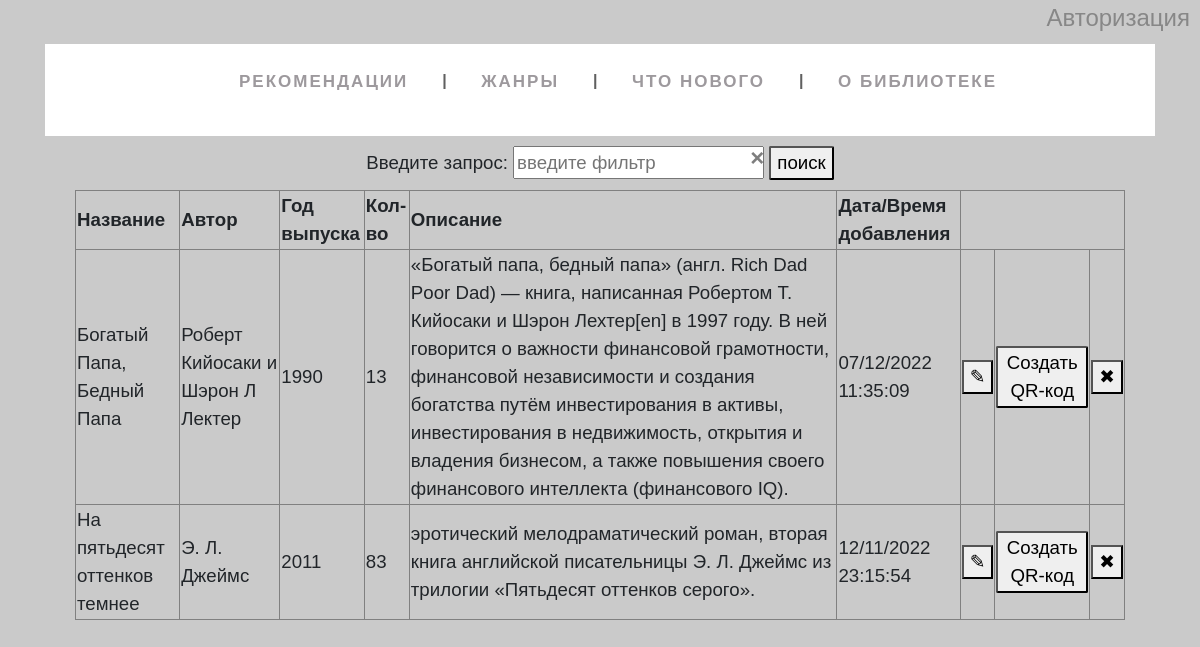
The page /booklist on the database as committed earlier.
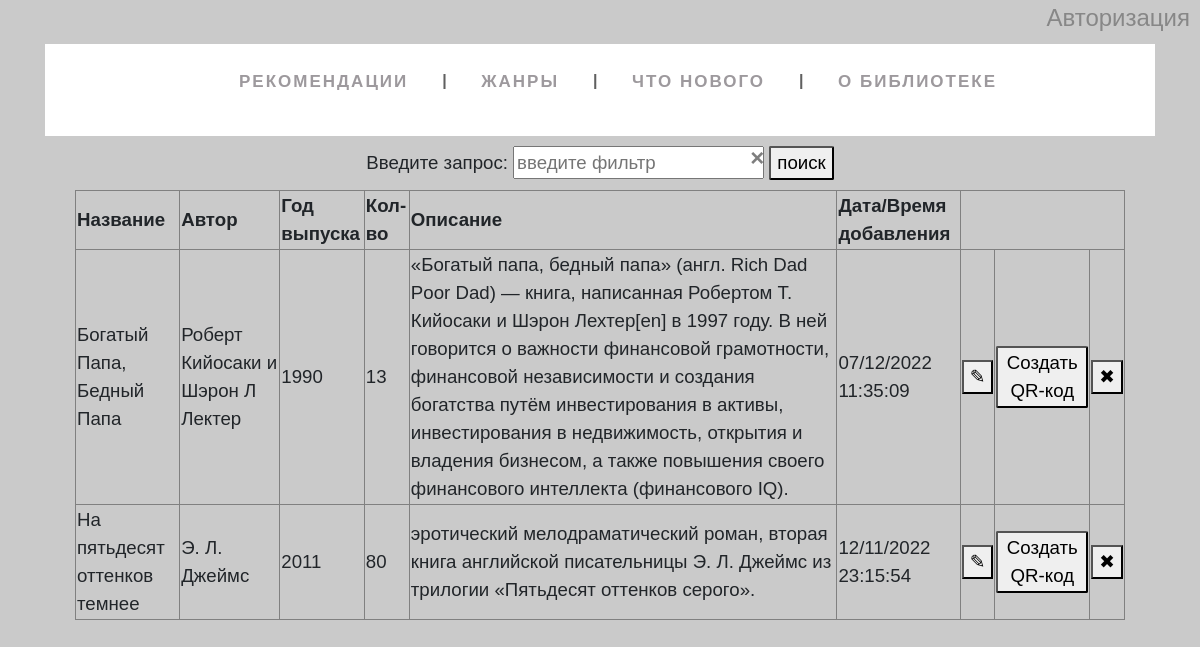
The same page on the database as committed later.
### tables this page shows
CREATE TABLE mainmenu (
id integer PRIMARY KEY AUTOINCREMENT,
title next NOT NULL,
url text NOT NULL
);

CREATE TABLE "books" (
	"id"	integer,
	"btitle"	TEXT NOT NULL,
	"author"	TEXT NOT NULL,
	"year"	INTEGER NOT NULL,
	"number"	INTEGER NOT NULL,
	"descript"	TEXT NOT NULL,
	"dt_string"	TEXT NOT NULL,
	"book_picture"	TEXT,
	PRIMARY KEY("id" AUTOINCREMENT)
);

### flsite.py (the view, shortened to what this page needs)
@app.route('/booklist', methods=["POST", "GET"])
def booklist():
    db = get_db()
    dbase = FDataBase(db)
    post_req = request.args.get('qr')
    print(post_req)
    if request.method == 'POST' and 'id' in request.form:
        print(request.form)
        del_id = request.form['id']
        dbase.delete_book_function(del_id)  # Функция удаления #
    elif request.method == 'GET' and post_req != None:
        print(request.form)
        link = dbase.QR_maker(post_req)
        print('Качнём:', link)
        return render_template('booklist.html', menu=dbase.getMenu(),
            restrictions=dbase.booklist_function(), link=link, qr=int(post_req))
    print('Ничего')
    return render_template('booklist.html', menu=dbase.getMenu(), restrictions=dbase.booklist_function())

### FDataBase.py (called while the page is built)
    def getMenu(self):
        sql = '''SELECT * FROM mainmenu'''
        try:
            self.__cur.execute(sql)
            res = self.__cur.fetchall()
            if res:
                return res
        except:
            print('Ошибка чтения БД (menu)')
        return []

    def booklist_function(self):
        try:
            self.__cur.execute("""SELECT * FROM books""")
            results = self.__cur.fetchall()
            if results:
                return results
        except:
            print('Ошибка чтения БД (books)')
        return ['Пустота']

### flsite.py (called while the page is built)
def connect_db():
    conn = sqlite3.connect(app.config['DATABASE'])
    conn.row_factory = sqlite3.Row
    return conn

def get_db():
    if not hasattr(g, 'link_dv'):
        g.link_db = connect_db()
    return g.link_db

@app.teardown_appcontext
def closed_db(error):
    if hasattr(g, 'link_db'):
        g.link_db.close()

### templates/booklist.html (shortened to what this page needs)
{% extends 'base.html' %}
{% block content %}
{{ super() }}
<form action="/booklist" method="post">
    <div class="search">
        Введите запрос:
        <x-field>
            <input name="search_btn" placeholder="введите фильтр" type="text" id = "search">
            <span class="close" onclick="this.previousElementSibling.value = ''">
            &times;
            </span>
        </x-field>
        <button class='btn-search' type="submit">поиск</button>
    </div>
</form>
<table border="1px">
    <tr class="header">
        <td>Название</td>
        <td>Автор</td>
        <td>Год выпуска</td>
        <td>Кол-во</td>
        <td>Описание</td>
        <td>Дата/Время добавления</td>
    </tr>
{% for row in restrictions %}
    <tr>
        <td>{{row["btitle"]}}</td>
        <td>{{row["author"]}}</td>
        <td>{{row["year"]}}</td>
        <td>{{row["number"]}}</td>
        <td>{{row["descript"]}}</td>
        <td>{{row["dt_string"]}}</td>
        <td>
            <form action="/book_card" method="GET">
                <button class="btn-edit" name="edit" value='{{row["id"]}}'>✎</button>
            </form>
        </td>
        <td>
            {% if row["id"] == qr %}
            <a href="{{link}}" download="">
                <button class='QR'name="qr" value='{{row["id"]}}'>Скачать QR-код</button>
            </a>
            {% else %}
            <a href="/booklist?qr={{row['id']}}">
                <button class='QR' name="qr" value='{{row["id"]}}'>Создать QR-код</button>
            </a>
            {% endif %}
        </td>
        <td>
            <div class="popup" onclick="myFunction('{{row[0]}}')"><button>✖</button>
            </div>
        </td>
    </tr>
{% endfor %}
</table>
{% endblock %}

### templates/base.html (shortened to what this page needs)
<!DOCTYPE html>
<html lang="ru">
<head>
    <link rel="stylesheet" href="https://maxcdn.bootstrapcdn.com/bootstrap/4.0.0/css/bootstrap.min.css">
    <link rel="stylesheet" href ="{{ url_for('static', filename='styles.css' )}}" type="text/css" >
</head>
<body>
    <div class="login"><a href="auth">Авторизация</a></div>
    <div class="wrapper">
        {% block content -%}
        <header class="header">
            <div class="container">
                <div class="header_body">
                    <nav class="header_menu">
                            {%- block menu_main -%}
                        <ul class="header_list" >
                            {% for m in menu %}
                            <li><a href="{{m.url}}" class="header_link">{{m.title}}</a></li>
                            {% endfor %}
                        </ul>
                            {% endblock menu_main -%}
                    </nav>
                </div>
            </div>
        </header>
    </div>
    <div class="content">
        <div class="container">
                {% endblock -%}
        </div>
    </div>
</body>
</html>

### static/styles.css (style rules this page uses)
html, body { background: rgb(202, 202, 202); font-family: Arial, Helvetica, sans-serif; }
.content { margin-left: 5%; margin-right: 5%; }
.header_body { list-style: none; margin: 8px 0 5px; padding: 25px 0 5px; text-align: center; background: white; }
.header_body li { display: inline-block; }
.header_body li:after { content: "|"; color: #606060; display: inline-block; vertical-align:top; }
.header_body li:last-child:after { content: none; }
.header_body a { text-decoration: none; font-family: 'Ubuntu Condensed', sans-serif; letter-spacing: 2px; position: relative; padding-bottom: 20px; margin: 0 34px 0 30px; font-size: 17px; text-transform: uppercase; display: inline-block; transition: color .2s; }
.header_body a, .header_body a:visited { color: #9d999d; }
.header_body a:before, .header_body a:after { content: ""; position: absolute; height: 4px; top: auto; right: 50%; bottom: -5px; left: 50%; background: #ffa369; transition: .8s; }
.login { text-align: right; margin-right: 10px; font-size: 18pt; }
.login a { text-decoration: none; color: rgb(135, 135, 135); }
.popup { position: relative; display: inline-block; cursor: pointer; }

### templates/booklist.html (style rules this page uses)
table { margin: auto; margin-bottom: 5px; font-size: 14pt; }
.header { font-weight:700; }
.search { text-align: center; margin-top: 10px; margin-bottom: 10px; font-size: 14pt; }
a { text-decoration: underline; color: rgb(213, 213, 213); }
.btn-search { border-radius: 2px; }
.QR { border-radius: 2px; }
x-field { display:inline; position:relative; }
x-field .close { position:absolute; padding:0 5px; right:0; }

Rows that differ between the two databases and show on the page:
changed books "На пятьдесят оттенков темнее": number "83" → "80"
